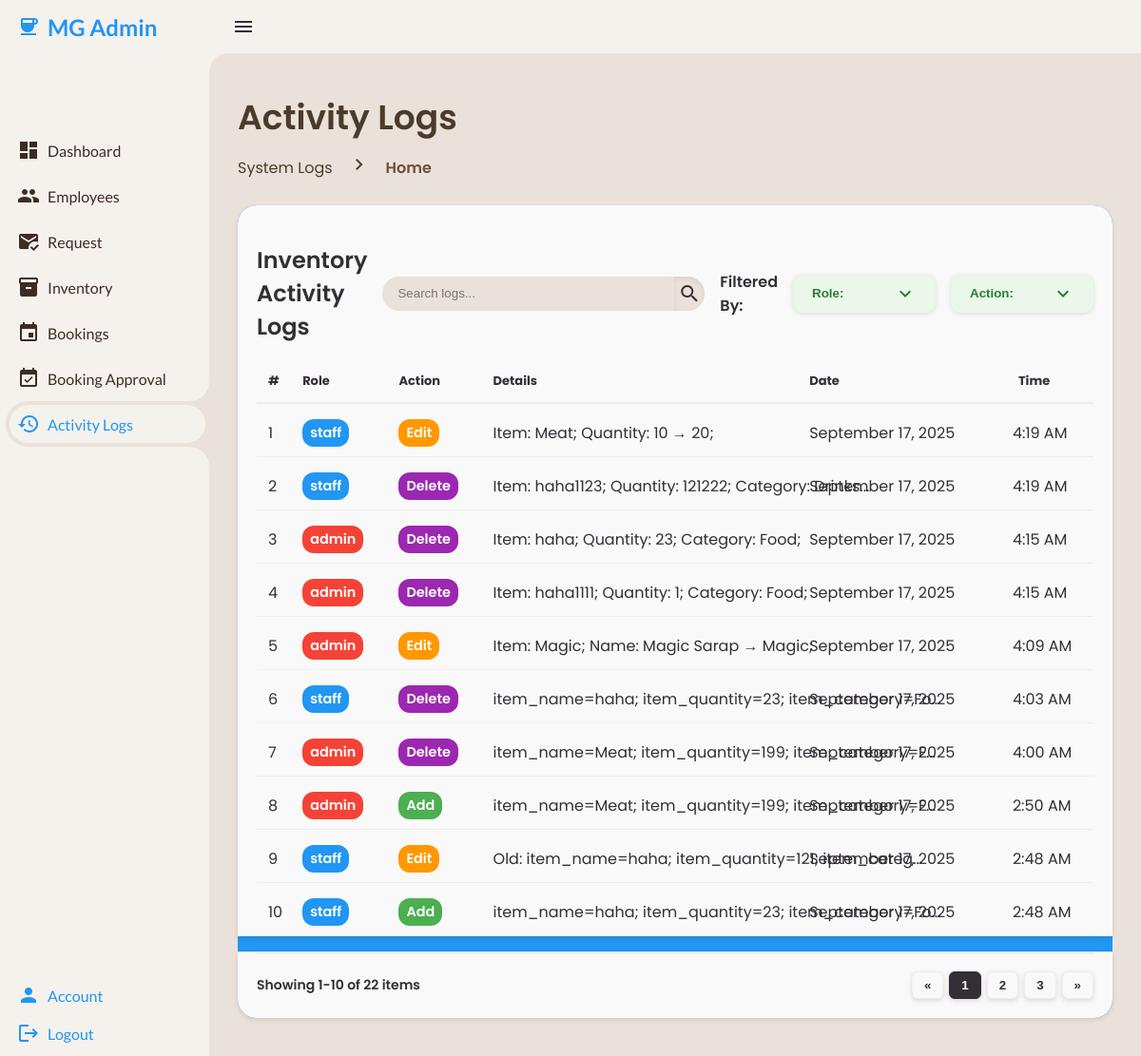
Before: /admin/admin-activity-logs.php (signed in) with the older database file.
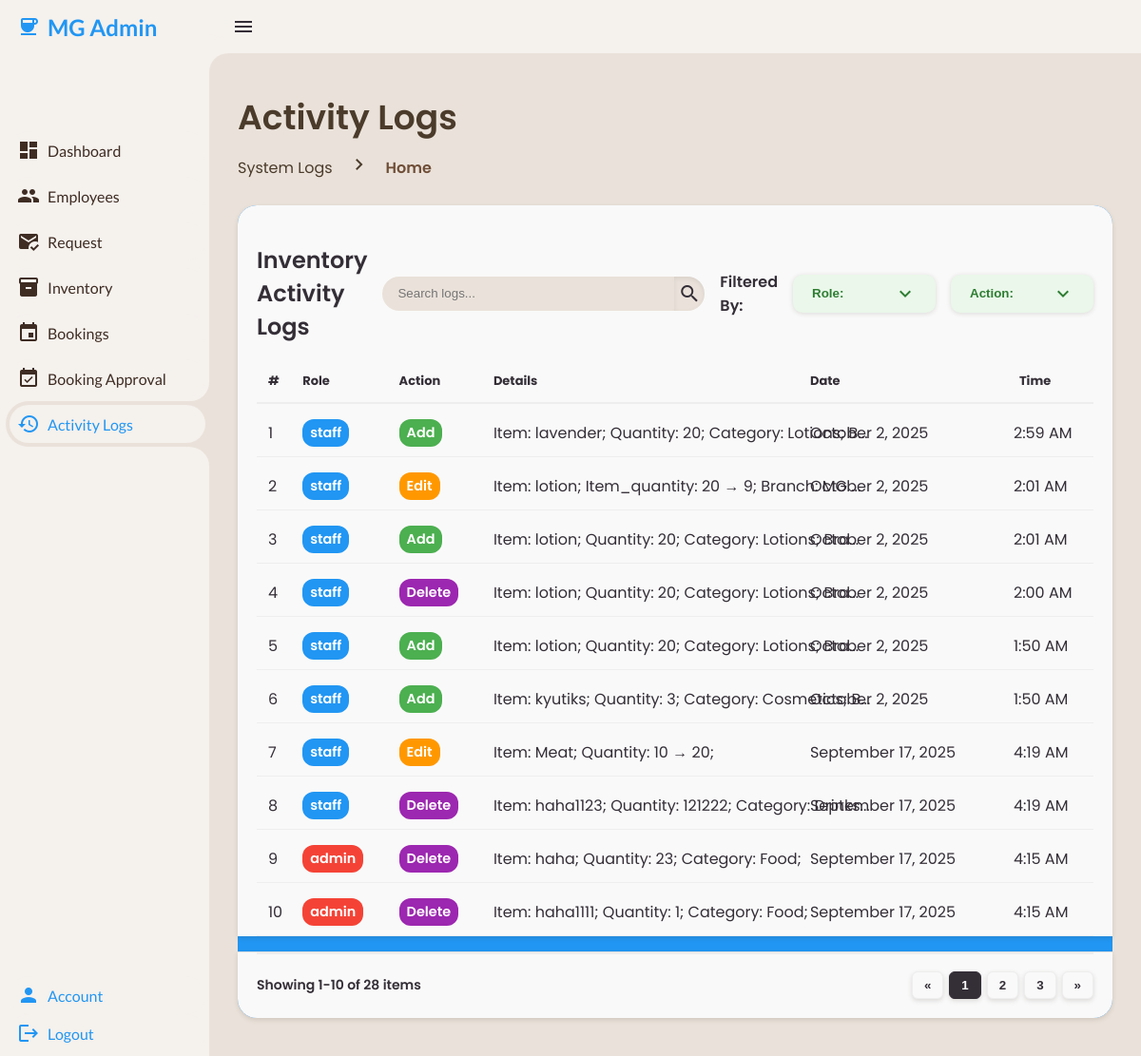
After: the same page with the newer database file.
### tables this page shows
CREATE TABLE `activity_log` (
  `log_id` int(11) NOT NULL,
  `user_id` int(11) NOT NULL,
  `user_role` enum('admin','staff') NOT NULL,
  `module` enum('Inventory','EventBooking','User') NOT NULL,
  `record_id` int(11) DEFAULT NULL,
  `action` varchar(50) NOT NULL,
  `details` longtext DEFAULT NULL CHECK (json_valid(`details`)),
  `log_timestamp` datetime DEFAULT current_timestamp()
);

### admin/admin-activity-logs.php (the view, shortened to what this page needs)
<?php
require_once '../config/database-connection.php';
function fetchLogs($conn, $module) {
    $stmt = $conn->prepare("
        SELECT al.log_id, al.user_id, u.user_role, al.action, al.details, al.log_timestamp
        FROM activity_log al
        JOIN users u ON al.user_id = u.user_id
        WHERE al.module = ?
        ORDER BY al.log_timestamp DESC
    ");
    $stmt->bind_param("s", $module);
    $stmt->execute();
    $logs = $stmt->get_result()->fetch_all(MYSQLI_ASSOC);
    return $logs;
}
$inventoryLogs = fetchLogs($conn, 'Inventory');
?>
<!DOCTYPE html>
<html lang="en">
<head>
<link rel="stylesheet" href="../css/style.css">
<link rel="stylesheet" href="../css/components/table.css">
</head>
<body data-role="<?= $_SESSION['user_role'] ?>">
<section class="sidebar">
    <?php include '../includes/admin-sidebar.php'; ?>
</section>
<section class="content">
<nav>
    <i class="material-icons icon-menu">menu</i>
</nav>
<div class="main">
    <div class="head-title">
        <div class="left">
            <h1>Activity Logs</h1>
            <ul class="breadcrumb">
                <li><a>System Logs</a></li>
                <li><i class='material-icons right-icon'>chevron_right</i></li>
                <li><a class="active">Home</a></li>
            </ul>
        </div>
    </div>
    <div class="table-container">
        <div class="table-card">
            <div class="head">
                <h2>Inventory Activity Logs</h2>
                <form action="#">
                    <div class="form-input">
                        <input type="search" class="log-search" placeholder="Search logs...">
                        <button type="submit" class="search-btn"><i class="material-icons search-icon">search</i></button>
                    </div>
                </form>
                <?php include '../includes/activity-log-dropdown.php' ?>
            </div>
            <table id="inventoryLogsTable">
                <thead>
                    <tr>
                        <th>#</th>
                        <th>Role</th>
                        <th>Action</th>
                        <th>Details</th>
                        <th>Date</th>
                        <th>Time</th>
                    </tr>
                </thead>
                <tbody>
                    <?php if(!empty($inventoryLogs)) : $counter=1; ?>
                        <?php foreach($inventoryLogs as $log) :
                            $detailsText = '';
                            if(is_array($log['details'])) {
                                if(isset($log['details']['old']) && isset($log['details']['new'])) {
                                    $detailsText = 'Old: ';
                                    foreach($log['details']['old'] as $k=>$v) $detailsText .= "$k=$v; ";
                                    $detailsText .= ' | New: ';
                                    foreach($log['details']['new'] as $k=>$v) $detailsText .= "$k=$v; ";
                                } else {
                                    foreach($log['details'] as $k=>$v) {
                                        $detailsText .= is_array($v) ? "$k:[".implode(',',$v)."]; " : "$k=$v; ";
                                    }
                                }
                            } else {
                                $detailsText = $log['details'];
                            }
                        ?>
                        <tr class="activity-log-row" data-log-id="<?= $log['log_id']; ?>" data-role="<?= htmlspecialchars($log['user_role']); ?>" data-action="<?= htmlspecialchars($log['action']); ?>" data-details="<?= htmlspecialchars($detailsText); ?>" data-date="<?= date("F j, Y", strtotime($log['log_timestamp'])); ?>" data-time="<?= date("g:i A", strtotime($log['log_timestamp'])); ?>">
                            <td><?= $counter++; ?></td>
                            <td><?= htmlspecialchars($log['user_role']); ?></td>
                            <td><?= htmlspecialchars($log['action']); ?></td>
                            <td class="reason-text truncated" title="Click to view full details"><?= htmlspecialchars(strlen($detailsText) > 50 ? substr($detailsText, 0, 50) . '...' : $detailsText); ?></td>
                            <td><?= date("F j, Y", strtotime($log['log_timestamp'])); ?></td>
                            <td><?= date("g:i A", strtotime($log['log_timestamp'])); ?></td>
                        </tr>
                        <?php endforeach; ?>
                    <?php else: ?>
                        <tr><td colspan="6">No logs found</td></tr>
                    <?php endif; ?>
                </tbody>
            </table>
        </div>
        <div class="table-pagination-container">
            <div class="total-rows" id="totalInventoryLogs"></div>
            <div class="table-pagination" id="paginationInventoryLogs"></div>
        </div>
    </div>
</div>
</section>
</body>
</html>

### includes/admin-sidebar.php (shortened to what this page needs)
<link rel="stylesheet" href="../css/components/sidebar.css">
<link rel="stylesheet" href="../css/components/account-modal.css">
        <a class="brand">
            <i class="material-icons icon-logo">coffee</i>
            <span class="text title">MG Admin</span>
        </a>
        <ul class="side-menu top">
            <li>
                <a href="../admin/admin-dashboard.php">
                    <i class="material-icons icon-btn">dashboard</i>
                    <span class="text">Dashboard</span>
                </a>
            </li>
            <li>
                <a href="../admin/admin-employees.php">
                    <i class="material-icons icon-btn">group</i>
                    <span class="text">Employees</span>
                </a>
            </li>
            <li>
                <a href="../admin/admin-request.php">
                    <i class="material-icons icon-btn">mark_email_read</i>
                    <span class="text">Request</span>
                </a>
            </li>
            <li>
                <a href="../admin/admin-inventory.php">
                    <i class="material-icons icon-btn">inventory_2</i>
                    <span class="text">Inventory</span>
                </a>
            </li>
            <li>
                <a href="../admin/admin-bookings.php">
                    <i class="material-icons icon-btn">event</i>
                    <span class="text">Bookings</span>
                </a>
            </li>
            <li>
                <a href="../admin/admin-booking-approval.php">
                    <i class="material-icons icon-btn">event_available</i>
                    <span class="text">Booking Approval</span>
                </a>
            </li>
            <li>
                <a href="../admin/admin-activity-logs.php">
                    <i class="material-icons icon-btn">history</i>
                    <span class="text">Activity Logs</span>
                </a>
            </li>
        </ul>
        <ul class="side-menu bottom">
            <li>
                <a class="logout" id="accountBtn">
                    <i class="material-icons icon-btn">person</i>
                    <span class="text">Account</span>
                </a>
            </li>
            <li>
                <a href="../logout.php" class="logout">
                    <i class="material-icons icon-btn">logout</i>
                    <span class="text">Logout</span>
                </a>
            </li>
        </ul>

### includes/activity-log-dropdown.php (shortened to what this page needs)
<link rel="stylesheet" href="../css/components/dropdown.css">
<h3>Filtered By:</h3>
<div class="custom-dropdown">
  <button type="button" class="dropdown-toggle">
    Role: <i class="material-icons dropdown-icon">expand_more</i>
  </button>
</div>
<div class="custom-dropdown">
  <button type="button" class="dropdown-toggle">
    Action: <i class="material-icons dropdown-icon">expand_more</i>
  </button>
</div>

### css/components/table.css (style rules this page uses)
.table-container { display: flex; flex-direction: column; flex-wrap: nowrap; margin-top: 24px; background-color: var(--blue); color: var(--dark); min-height: 780px; box-sizing: border-box; border-radius: 20px; }
.table-card { overflow: visible; flex: 1; background: var(--light); overflow-x: auto; padding: 20px 20px 0 20px; border-radius: 20px 20px 0 0; box-shadow: 0 2px 5px rgba(62,44,35,0.15); }
.table-container .head { display: flex; align-items: center; grid-gap: 16px; margin-bottom: 30px; margin-top: 20px; }
.table-container .head h2 { margin-right: auto; font-size: 24px; font-weight: 600; }
.table-container .head h3 { font-size: 16px; font-weight: 600; }
.table-container .head .material-icons { min-width: 8px; min-height: 8px; }
.table-card table { width: 100%; border-collapse: collapse; }
.table-card table th { padding-bottom: 12px; padding-left: 12px; font-size: 13px; text-align: left; border-bottom: 2px solid var(--grey); }
.table-card table td { position: relative; overflow: visible; padding-top: 6px; height: 56px; padding-left: 12px; border-bottom: 1px solid var(--grey); }
.table-card table tr td:first-child { align-items: center; position: relative; grid-gap: 12px; padding-left: 12px; object-fit: cover; }
.table-card table tr td:last-child { align-items: center; position: relative; grid-gap: 12px; padding-left: 6px; object-fit: cover; }
.table-pagination-container { display: flex; justify-content: space-between; align-items: center; padding: 20px; background: var(--light); border-radius: 0 0 20px 20px; position: relative; box-shadow: 0 2px 5px rgba(62,44,35,0.15); }
.table-pagination-container::before { content: ""; position: absolute; top: 0; left: 20px; right: 20px; height: 2px; background: var(--grey); }
.table-pagination-container .total-rows { font-weight: 600; color: var(--dark); font-size: 14px; }
.table-pagination { display: flex; gap: 6px; }
.reason-text { max-width: 250px; white-space: nowrap; overflow: hidden; text-overflow: ellipsis; cursor: pointer; }
.activity-log-row { cursor: pointer; transition: all 0.2s ease; }
.reason-text.truncated { position: relative; }
.reason-text.truncated::after { content: "Click to view full details"; position: absolute; right: -120px; top: 50%; transform: translateY(-50%); font-size: 11px; color: #666; opacity: 0; transition: opacity 0.2s ease; pointer-events: none; }

### css/components/sidebar.css (style rules this page uses)
.sidebar { position: fixed; top: 0; left: 0; width: 220px; height: 100%; background: var(--container-bg-color); z-index: 1000; font-family: 'Lato', sans-serif; transition: .3s ease; overflow-x: hidden; scrollbar-width: none; }
.sidebar .title, .sidebar .text { transition: opacity 0.3s ease, padding-left 0.3s ease; }
.sidebar .brand { font-size: 24px; font-weight: 700; height: 56px; display: flex; align-items: center; color: var(--blue); position: sticky; top: 0; left: 0; background: var(--container-bg-color); z-index: 500; padding-bottom: 30px; box-sizing: content-box; padding-left: 10px; }
.sidebar .material-icons { min-width: 40px; display: flex; justify-content: center; }
.sidebar .side-menu { width: 100%; margin-top: 48px; }
.sidebar .side-menu li { height: 48px; background: transparent; margin-left: 6px; border-radius: 48px 0 0 48px; padding: 4px; }
.sidebar .side-menu li.active { background: var(--secondary-bg-color); position: relative; }
.sidebar .side-menu li.active::before { content: ''; position: absolute; width: 40px; height: 40px; border-radius: 50%; top: -40px; right: 0; box-shadow: 20px 20px 0 var(--secondary-bg-color); z-index: -1; }
.sidebar .side-menu li.active::after { content: ''; position: absolute; width: 40px; height: 40px; border-radius: 50%; bottom: -40px; right: 0; box-shadow: 20px -20px 0 var(--secondary-bg-color); z-index: -1; padding-left: 4px; }
.sidebar .side-menu li a { width: 100%; height: 100%; background: var(--container-bg-color); display: flex; align-items: center; border-radius: 48px; font-size: 16px; color: var(--dark); white-space: nowrap; overflow-x: hidden; color: var(--text-color); }
.sidebar .side-menu.top li.active a { color: var(--blue); }
.sidebar .side-menu li a.logout { color: var(--blue); }
.sidebar .side-menu.bottom li:nth-last-of-type(-n+2) { position: absolute; bottom: 0; left: 0; right: 0; text-align: center; }
.sidebar .side-menu.bottom li:nth-last-of-type(2) { bottom: 40px; }

### css/components/badge.css (style rules this page uses)
:root { --badge-new: #3498db; --badge-active: #27ae60; --badge-inactive: #95a5a6; }

Changed rows visible on the page:
no longer on this page (row unchanged): activity_log: detailsText "Item: Magic; Name: Magic Sarap → Magic;", log_timestamp "September 17, 2025", log_timestamp "4:09 AM"
no longer on this page (row unchanged): activity_log: detailsText "item_name=haha; item_quantity=23; item_category=Fo...", log_timestamp "September 17, 2025", log_timestamp "4:03 AM"
no longer on this page (row unchanged): activity_log: detailsText "item_name=Meat; item_quantity=199; item_category=F...", log_timestamp "September 17, 2025", log_timestamp "4:00 AM"
no longer on this page (row unchanged): activity_log: detailsText "item_name=Meat; item_quantity=199; item_category=F...", log_timestamp "September 17, 2025", log_timestamp "2:50 AM"
no longer on this page (row unchanged): activity_log: detailsText "Old: item_name=haha; item_quantity=121; item_categ...", log_timestamp "September 17, 2025", log_timestamp "2:48 AM"
no longer on this page (row unchanged): activity_log: detailsText "item_name=haha; item_quantity=23; item_category=Fo...", log_timestamp "September 17, 2025", log_timestamp "2:48 AM"
added activity_log: detailsText "Item: lavender; Quantity: 20; Category: Lotions; B...", log_timestamp "October 2, 2025", log_timestamp "2:59 AM"
added activity_log: detailsText "Item: lotion; Item_quantity: 20 → 9; Branch: MG ...", log_timestamp "October 2, 2025", log_timestamp "2:01 AM"
added activity_log: detailsText "Item: lotion; Quantity: 20; Category: Lotions; Bra...", log_timestamp "October 2, 2025", log_timestamp "2:01 AM"
added activity_log: detailsText "Item: lotion; Quantity: 20; Category: Lotions; Bra...", log_timestamp "October 2, 2025", log_timestamp "2:00 AM"
added activity_log: detailsText "Item: lotion; Quantity: 20; Category: Lotions; Bra...", log_timestamp "October 2, 2025", log_timestamp "1:50 AM"
added activity_log: detailsText "Item: kyutiks; Quantity: 3; Category: Cosmetics; B...", log_timestamp "October 2, 2025", log_timestamp "1:50 AM"
Other visible differences:
text written by a page script: "Showing 1-10 of 22 items" → "Showing 1-10 of 28 items"
